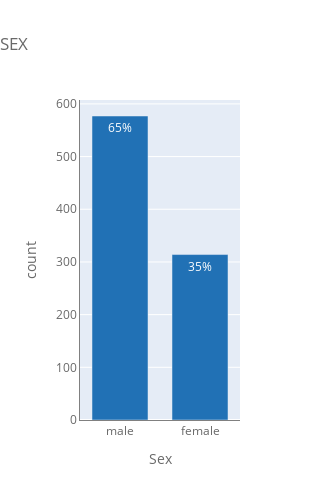

Notebook code cell kept with this figure:
### Code cell
describe_1D_category(df, "Sex")

### Figure 1 — Plotly figure (JSON) as saved in the notebook; plotly's stock layout.template omitted (floating-point values rounded to 4 significant figures)
{"data": [{"alignmentgroup": "True", "hovertemplate": "index=%{x}<br>count=%{y}<br>freq=%{text}<extra></extra>", "legendgroup": "", "marker": {"color": "#2171b5"}, "name": "", "offsetgroup": "", "orientation": "v", "showlegend": false, "text": [0.6476, 0.3524], "textposition": "auto", "texttemplate": "%{text:.0%}", "type": "bar", "width": 0.7, "x": ["male", "female"], "xaxis": "x", "y": [577, 314], "yaxis": "y"}], "layout": {"autosize": true, "barmode": "relative", "height": 500, "legend": {"tracegroupgap": 0}, "title": {"font": {"color": "dimgray"}, "text": "SEX", "x": 0}, "width": 300, "xaxis": {"anchor": "y", "autorange": true, "color": "dimgray", "domain": [0, 1], "linecolor": "gray", "range": [-0.5, 1.5], "showline": true, "ticks": "", "title": {"font": {"color": "dimgray"}, "text": "Sex"}, "type": "category"}, "yaxis": {"anchor": "x", "autorange": true, "color": "dimgray", "domain": [0, 1], "linecolor": "gray", "range": [0, 607.4], "showline": true, "title": {"text": "count"}, "type": "linear"}}}
